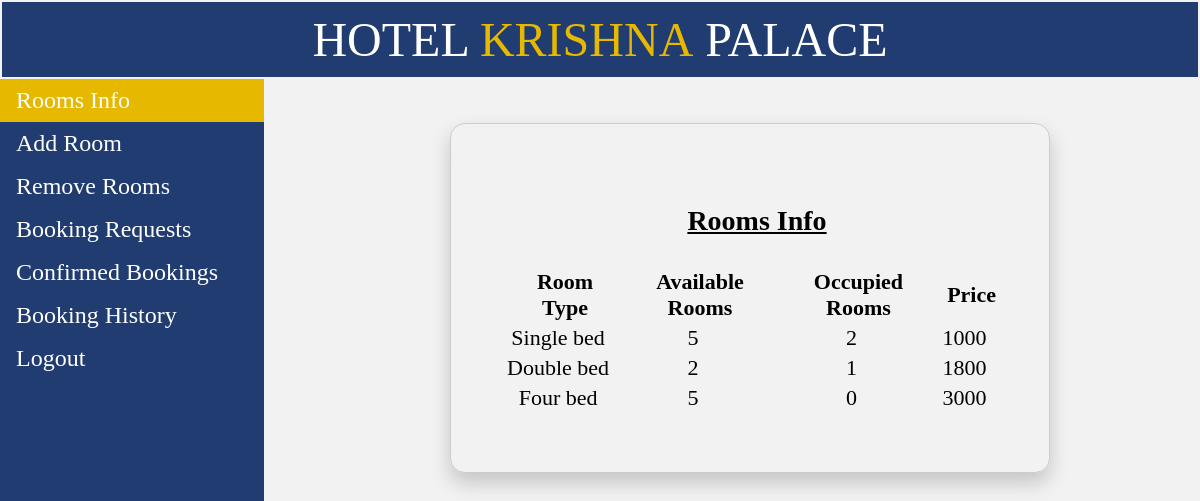
The app's page /admin_view.php with its own data.
### tables this page shows
CREATE TABLE `rooms_count` (
  `room_type` varchar(20) NOT NULL,
  `available_rooms` int(11) NOT NULL,
  `occupied_rooms` int(11) NOT NULL,
  `price` int(11) NOT NULL
);

### admin_view.php (the view, shortened to what this page needs)
<!DOCTYPE html>
<html>
<head>
</head>
<body>
	<table style="width: 100%;">
		<tr>
			<td id="td1" style="padding: 10px; font-size: 48px;">HOTEL <p style="color: #e6b800; display: inline;">KRISHNA</p> PALACE</td>
		</tr>
	</table>
	<ul>
		<li><a href="admin_view.php" class="active">Rooms Info</a></li>
		<li><a href="add_room_admin.php">Add Room</a></li>
		<li><a href="remove_room_admin.php">Remove Rooms</a></li>
		<li><a href="admin_room_status.php">Booking Requests</a></li>
		<li><a href="confirmed_bookings.php">Confirmed Bookings</a></li>
		<li><a href="booking_history.php">Booking History</a></li>
		<li><a href="index.php">Logout</a></li>
	</ul>
	<div style="margin-left:25%;padding:1px 16px;height:1000px;">
		<?php
			$conn = new mysqli("localhost","root","", "iwp");
			$sql = "SELECT * from rooms_count";
			$result=mysqli_query($conn,$sql); ?>
		  	<table class="basic_box">
				<tr>
					<th colspan="4"><p style="font-size: 28px; text-align: center; text-decoration: underline;">Rooms Info</p></th>
				</tr>
				<tr>
					<th>Room Type</th>
					<th>Available Rooms</th>
					<th>Occupied Rooms</th>
					<th>Price</th>
				</tr>
			<?php
			while ($row=mysqli_fetch_row($result))
    		{	?>
				<tr>
					<td><?php echo $row[0]; ?></td>
					<td><?php echo $row[1]; ?></td>
					<td><?php echo $row[2]; ?></td>
					<td><?php echo $row[3];
			} ?></td>
				</tr>
				<tr><td></td></tr><tr><td></td></tr>
			</table>
	</div>
</body>
</html>

### admin_view.php (style rules this page uses)
body { margin: 0; background: #f2f2f2; }
table { font-size: 22px; }
td { text-align: center; }
#td1 { background-color: rgba(09,41,98,0.9); color: white; border: 10px; margin-top: -10px; padding: 10px; }
.basic_box { border: 1px solid #ccc; border-radius: 15px; margin: auto; width: 600px; padding: 50px; box-shadow: 0 10px 20px rgba(0,0,0,0.19); }
th { font-weight: bold; padding-left: 15px; }
ul { list-style-type: none; margin: 0; padding: 0; width: 22%; font-size: 24px; background-color: rgba(09,41,98,0.9); text-decoration: none; position: fixed; height: 100%; overflow: auto; }
li { color: white; }
li a { display: block; color: white; padding: 8px 16px; text-decoration: none; }
li a.active { background-color: #e6b800; color: white; }

### records on screen
rooms_count: room_type "Single bed", available_rooms "5", occupied_rooms "2", price "1000"
rooms_count: room_type "Double bed", available_rooms "2", occupied_rooms "1", price "1800"
rooms_count: room_type "Four bed", available_rooms "5", occupied_rooms "0", price "3000"
